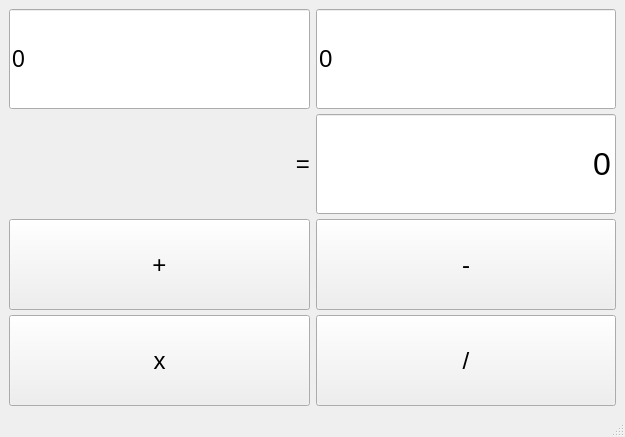
<?xml version="1.0" encoding="UTF-8"?>
<ui version="4.0">
 <class>MainWindow</class>
 <widget class="QMainWindow" name="MainWindow">
  <property name="geometry">
   <rect>
    <x>0</x>
    <y>0</y>
    <width>625</width>
    <height>437</height>
   </rect>
  </property>
  <property name="windowTitle">
   <string>MainWindow</string>
  </property>
  <widget class="QWidget" name="centralwidget">
   <layout class="QGridLayout" name="gridLayout_4">
    <item row="0" column="0">
     <layout class="QGridLayout" name="gridLayout_3">
      <property name="sizeConstraint">
       <enum>QLayout::SetMinimumSize</enum>
      </property>
      <property name="verticalSpacing">
       <number>5</number>
      </property>
      <item row="2" column="1">
       <widget class="QLineEdit" name="result">
        <property name="sizePolicy">
         <sizepolicy hsizetype="Expanding" vsizetype="Expanding">
          <horstretch>0</horstretch>
          <verstretch>0</verstretch>
         </sizepolicy>
        </property>
        <property name="minimumSize">
         <size>
          <width>0</width>
          <height>100</height>
         </size>
        </property>
        <property name="font">
         <font>
          <pointsize>24</pointsize>
         </font>
        </property>
        <property name="text">
         <string>0</string>
        </property>
        <property name="alignment">
         <set>Qt::AlignRight|Qt::AlignTrailing|Qt::AlignVCenter</set>
        </property>
       </widget>
      </item>
      <item row="3" column="0">
       <widget class="QPushButton" name="pushButton">
        <property name="sizePolicy">
         <sizepolicy hsizetype="Minimum" vsizetype="Expanding">
          <horstretch>0</horstretch>
          <verstretch>0</verstretch>
         </sizepolicy>
        </property>
        <property name="font">
         <font>
          <pointsize>18</pointsize>
         </font>
        </property>
        <property name="text">
         <string>+</string>
        </property>
        <property name="checkable">
         <bool>false</bool>
        </property>
       </widget>
      </item>
      <item row="1" column="0">
       <widget class="QLineEdit" name="first">
        <property name="sizePolicy">
         <sizepolicy hsizetype="Expanding" vsizetype="Expanding">
          <horstretch>0</horstretch>
          <verstretch>0</verstretch>
         </sizepolicy>
        </property>
        <property name="minimumSize">
         <size>
          <width>0</width>
          <height>100</height>
         </size>
        </property>
        <property name="font">
         <font>
          <pointsize>17</pointsize>
         </font>
        </property>
        <property name="text">
         <string>0</string>
        </property>
       </widget>
      </item>
      <item row="2" column="0">
       <widget class="QLabel" name="label_2">
        <property name="sizePolicy">
         <sizepolicy hsizetype="Expanding" vsizetype="Fixed">
          <horstretch>0</horstretch>
          <verstretch>0</verstretch>
         </sizepolicy>
        </property>
        <property name="font">
         <font>
          <pointsize>18</pointsize>
         </font>
        </property>
        <property name="text">
         <string>=</string>
        </property>
        <property name="alignment">
         <set>Qt::AlignRight|Qt::AlignTrailing|Qt::AlignVCenter</set>
        </property>
       </widget>
      </item>
      <item row="3" column="1">
       <widget class="QPushButton" name="pushButton_2">
        <property name="sizePolicy">
         <sizepolicy hsizetype="Minimum" vsizetype="Expanding">
          <horstretch>0</horstretch>
          <verstretch>0</verstretch>
         </sizepolicy>
        </property>
        <property name="font">
         <font>
          <pointsize>18</pointsize>
         </font>
        </property>
        <property name="text">
         <string>-</string>
        </property>
       </widget>
      </item>
      <item row="1" column="1">
       <widget class="QLineEdit" name="second">
        <property name="sizePolicy">
         <sizepolicy hsizetype="Expanding" vsizetype="Expanding">
          <horstretch>0</horstretch>
          <verstretch>0</verstretch>
         </sizepolicy>
        </property>
        <property name="minimumSize">
         <size>
          <width>0</width>
          <height>100</height>
         </size>
        </property>
        <property name="font">
         <font>
          <pointsize>18</pointsize>
         </font>
        </property>
        <property name="text">
         <string>0</string>
        </property>
       </widget>
      </item>
      <item row="4" column="0">
       <widget class="QPushButton" name="pushButton_3">
        <property name="sizePolicy">
         <sizepolicy hsizetype="Minimum" vsizetype="Expanding">
          <horstretch>0</horstretch>
          <verstretch>0</verstretch>
         </sizepolicy>
        </property>
        <property name="font">
         <font>
          <pointsize>18</pointsize>
         </font>
        </property>
        <property name="text">
         <string>x</string>
        </property>
       </widget>
      </item>
      <item row="4" column="1">
       <widget class="QPushButton" name="pushButton_4">
        <property name="sizePolicy">
         <sizepolicy hsizetype="Minimum" vsizetype="Expanding">
          <horstretch>0</horstretch>
          <verstretch>0</verstretch>
         </sizepolicy>
        </property>
        <property name="font">
         <font>
          <pointsize>18</pointsize>
         </font>
        </property>
        <property name="text">
         <string>/</string>
        </property>
       </widget>
      </item>
     </layout>
    </item>
   </layout>
  </widget>
  <widget class="QStatusBar" name="statusbar"/>
 </widget>
 <resources/>
 <connections>
  <connection>
   <sender>pushButton</sender>
   <signal>clicked()</signal>
   <receiver>MainWindow</receiver>
   <slot>sum()</slot>
   <hints>
    <hint type="sourcelabel">
     <x>152</x>
     <y>269</y>
    </hint>
    <hint type="destinationlabel">
     <x>23</x>
     <y>198</y>
    </hint>
   </hints>
  </connection>
  <connection>
   <sender>pushButton_2</sender>
   <signal>clicked()</signal>
   <receiver>MainWindow</receiver>
   <slot>diff()</slot>
   <hints>
    <hint type="sourcelabel">
     <x>377</x>
     <y>277</y>
    </hint>
    <hint type="destinationlabel">
     <x>192</x>
     <y>207</y>
    </hint>
   </hints>
  </connection>
  <connection>
   <sender>pushButton_3</sender>
   <signal>clicked()</signal>
   <receiver>MainWindow</receiver>
   <slot>multiply()</slot>
   <hints>
    <hint type="sourcelabel">
     <x>165</x>
     <y>367</y>
    </hint>
    <hint type="destinationlabel">
     <x>36</x>
     <y>189</y>
    </hint>
   </hints>
  </connection>
  <connection>
   <sender>pushButton_4</sender>
   <signal>clicked()</signal>
   <receiver>MainWindow</receiver>
   <slot>divide()</slot>
   <hints>
    <hint type="sourcelabel">
     <x>424</x>
     <y>371</y>
    </hint>
    <hint type="destinationlabel">
     <x>197</x>
     <y>189</y>
    </hint>
   </hints>
  </connection>
 </connections>
 <slots>
  <slot>sum()</slot>
  <slot>diff()</slot>
  <slot>multiply()</slot>
  <slot>divide()</slot>
 </slots>
</ui>
